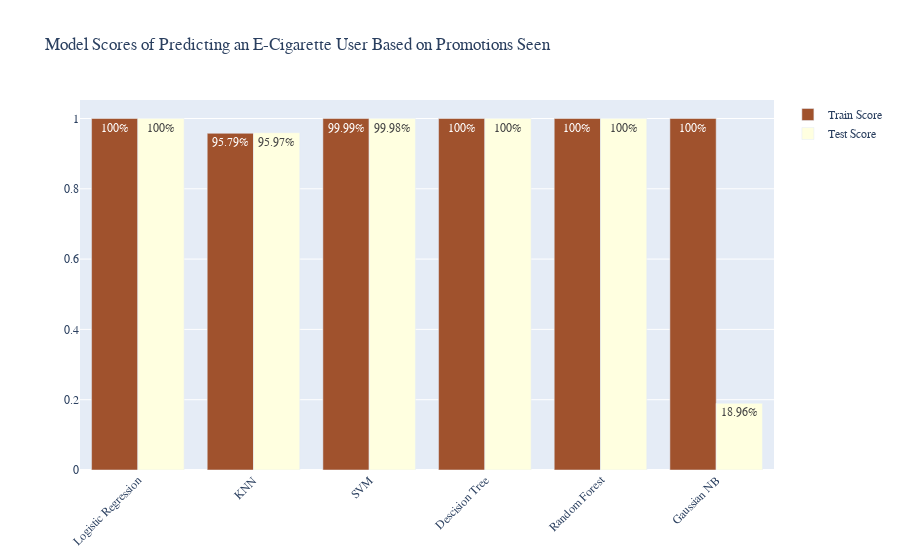

Notebook cell for this chart:
### Code cell
import plotly.graph_objects as go

models = ['Logistic Regression', 'KNN', 'SVM', 'Descision Tree', 'Random Forest', 'Gaussian NB']

y_train = ["100%", "95.79%", "99.99%","100%","100%","100%"]
y_test = ["100%", "95.97%","99.98%", "100%","100%","18.96%"]

fig = go.Figure()

fig.add_trace(go.Bar(
    x=models, 
    y=df_result_train.Score,
    textposition='auto',
    text=y_train,
    name='Train Score',
    marker_color='sienna'
    ))

fig.add_trace(go.Bar(
    x=models,
    y=df_result_test.Score,
    text = y_test,
    textposition='auto',
    name='Test Score',
    marker_color='lightyellow'
))

fig.update_layout(barmode='group', xaxis_tickangle=-45,
                  font_family="Times New Roman",
                  title_font_family="Times New Roman",
                  legend_title_font_color="green",
                  title=dict(text="Model Scores of Predicting an E-Cigarette User Based on Promotions Seen"))

fig.show()

### Figure 1 — Plotly figure (JSON) as saved in the notebook; plotly's stock layout.template omitted (floating-point values rounded to 4 significant figures)
{"data": [{"marker": {"color": "sienna"}, "name": "Train Score", "text": ["100%", "95.79%", "99.99%", "100%", "100%", "100%"], "textposition": "auto", "type": "bar", "x": ["Logistic Regression", "KNN", "SVM", "Descision Tree", "Random Forest", "Gaussian NB"], "y": [1, 0.9579, 1.0, 1, 1, 1]}, {"marker": {"color": "lightyellow"}, "name": "Test Score", "text": ["100%", "95.97%", "99.98%", "100%", "100%", "18.96%"], "textposition": "auto", "type": "bar", "x": ["Logistic Regression", "KNN", "SVM", "Descision Tree", "Random Forest", "Gaussian NB"], "y": [1, 0.9597, 0.9999, 1, 1, 0.1896]}], "layout": {"barmode": "group", "font": {"family": "Times New Roman"}, "legend": {"title": {"font": {"color": "green"}}}, "title": {"font": {"family": "Times New Roman"}, "text": "Model Scores of Predicting an E-Cigarette User Based on Promotions Seen"}, "xaxis": {"tickangle": -45}}}
